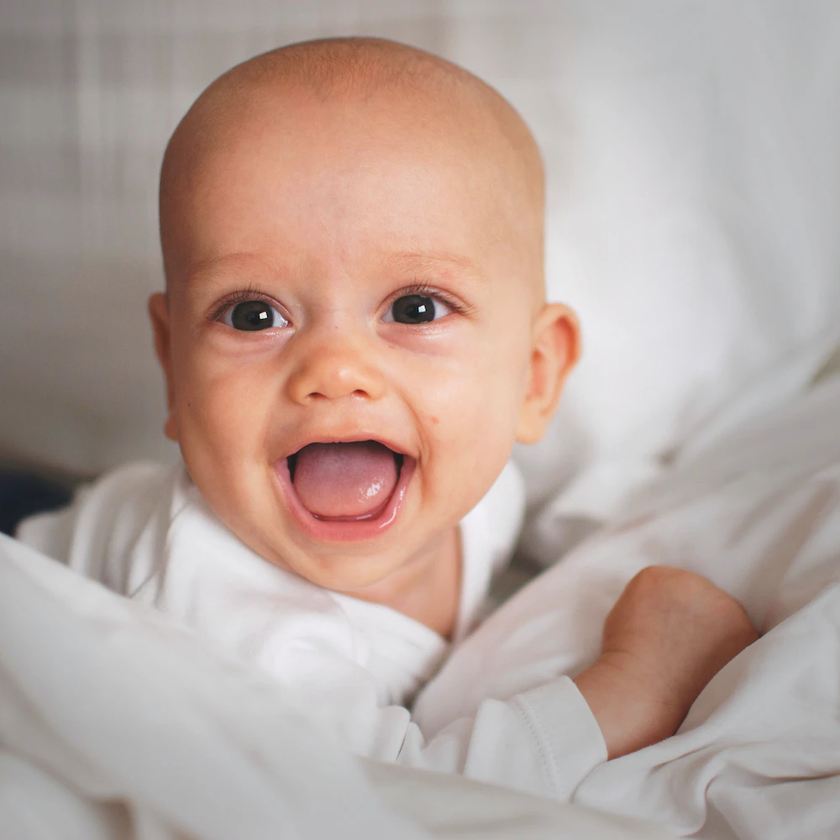
#> input picture FaceEyeDetection/data/photos_videos/baby.png, 840 x 840 px, shrunk from 1000 x 1000 before the run, found by its file name
$ python FaceEyeDetection_from_Image.py
#> lines starting #> are read from the running program, lines starting #| are printed output that depends on the picture; after the words box and inside, x2 and y2 are one past the last pixel; in counts of white or black regions, pixels touching at a corner belong together
#Author: Atharva Pore
#Date: 27th Dec, 2023

'''
Haar Cascade Detection:
-   So object detection using Haar feature based cascade classifiers is an effective object detection method
    proposed by Paul Viola and Michael Jones in their people.
    Now Haar feature based cascade classifier is a machine learning based approach where a cascade function
    is trained for a lot of positive and negative images.
-   Now what are these positive and negative images.
    So first a classifier is trained with a few hundred simple views of particular object that is a face
    or a car or any other object that is called a positive example.
    So whatever you want to detect if you train your classifier with those kind of values.
    So for example if you want to detect face then you need to train your classifier with the number of
    images which contain faces.
    So these are called Positive images which contains the object which you want to detect.

    Similarly we want the classifier to train with the negative images. That means the images which doesn't
    contain the object which you want to detect.
'''

#imports
import cv2

#define the classifier
haar_cascade_face = cv2.CascadeClassifier('/Users/atharvapore/Desktop/Masters/Projects/OpenCV/Project_2_FaceEyeDetection/haarcascade_frontalface_default.xml')
haar_cascade_eye = cv2.CascadeClassifier('/Users/atharvapore/Desktop/Masters/Projects/OpenCV/Project_2_FaceEyeDetection/haarcascade_eye_tree_eyeglasses.xml')

#read image
image = cv2.imread('/Users/atharvapore/Desktop/Masters/Projects/OpenCV/Project_2_FaceEyeDetection/baby.png')
#> image is the input picture: shape (840, 840, 3); mean B, G, R 157.2, 164.9, 183.8
# [6 lines of commented-out code are left out]
image_gray = cv2.cvtColor(image, cv2.COLOR_BGR2GRAY)
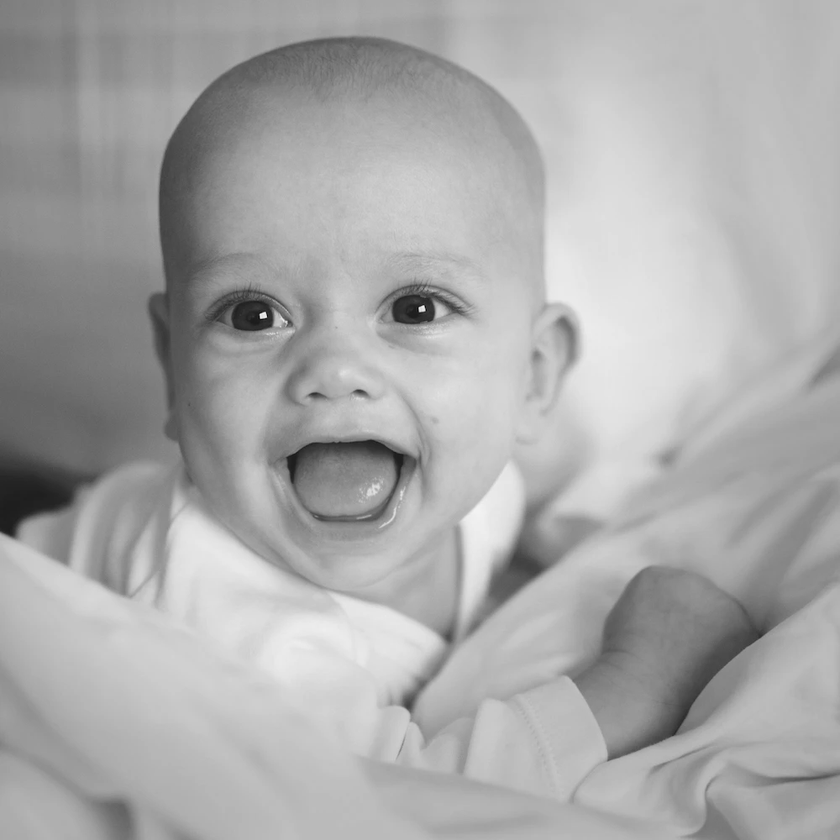
#> image_gray: shape (840, 840); min 4, max 246, mean 169.7

#detect the faces from the image
faces = haar_cascade_face.detectMultiScale(image_gray, 1.1, minNeighbors=4)
#> faces = [[126, 143, 449, 449]]

#iterate over the faces
for (x, y, w, h) in faces:

    #draw rectangle
    cv2.rectangle(image, (x, y), (x + w, y + h), (255, 0, 0), 2)

    #get the region of interest for eyes
    region_of_interest_gray = image_gray[y:y+h, x:x+w]
    region_of_interest_color = image[y:y+h, x:x+w]

    #detect the eyes from the frame
    eyes = haar_cascade_eye.detectMultiScale(region_of_interest_gray)

    #iterate over the faces
    for (ex, ey, ew, eh) in eyes:
        #draw rectangle
        cv2.rectangle(region_of_interest_color, (ex, ey), (ex + ew, ey + eh), (0, 255, 255), 2)
#> this loop made 1 pass
#> (x, y, w, h, eyes) on pass 1: (126, 143, 449, 449, [[253, 126, 83, 83], [78, 129, 91, 91]])
#> pass 1, `region_of_interest_gray = image_gray[y:y+h, x:x+w]`:
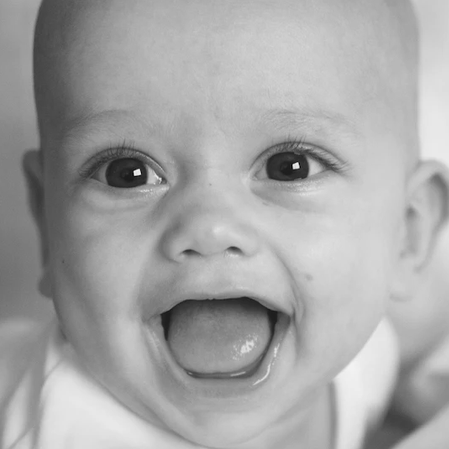
#> region_of_interest_gray: shape (449, 449); min 4, max 246, mean 165.9
#> pass 1, `region_of_interest_color = image[y:y+h, x:x+w]`:
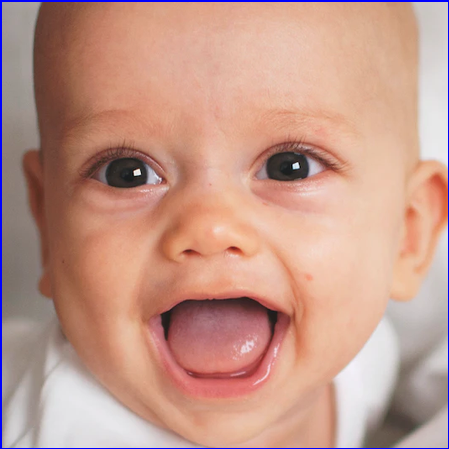
#> region_of_interest_color: shape (449, 449, 3); mean B, G, R 138.6, 152.8, 196.1
#> after the loop:
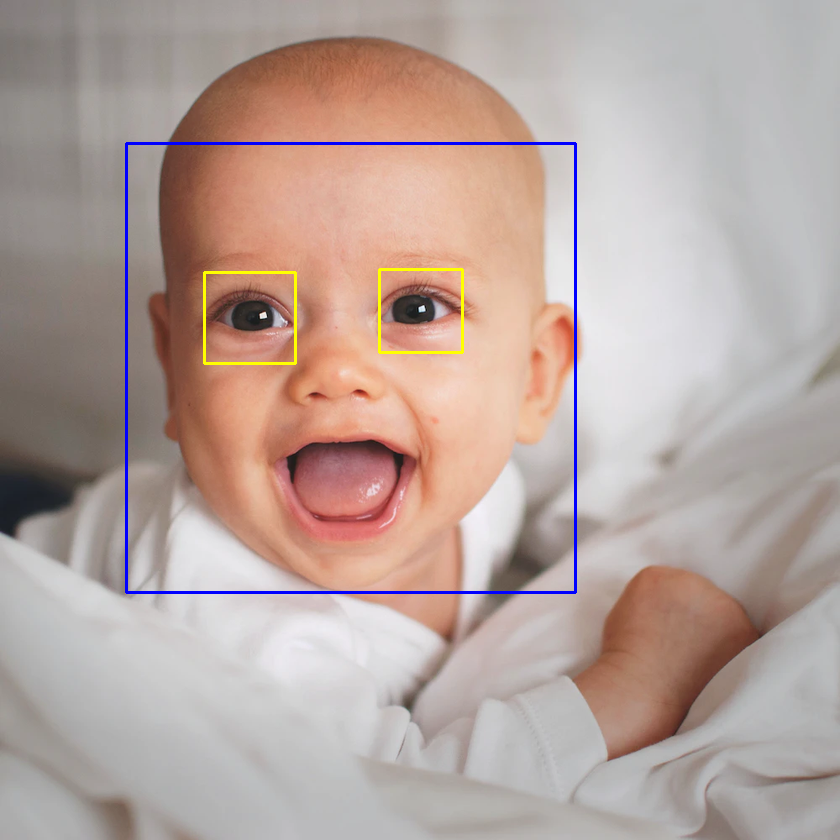
#> image: shape (840, 840, 3); 1.06% of pixels changed, all inside (x1, y1, x2, y2) = (125, 142, 577, 594)
#> after the loop:
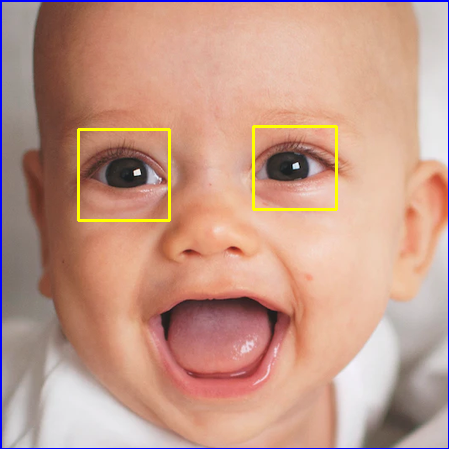
#> region_of_interest_color: shape (449, 449, 3); 1.03% of pixels changed, all inside (x1, y1, x2, y2) = (77, 125, 338, 222)

#display image
cv2.imshow('output', image)

#add the wait key
cv2.waitKey(0)

#destroy all the windows
cv2.destroyAllWindows()
